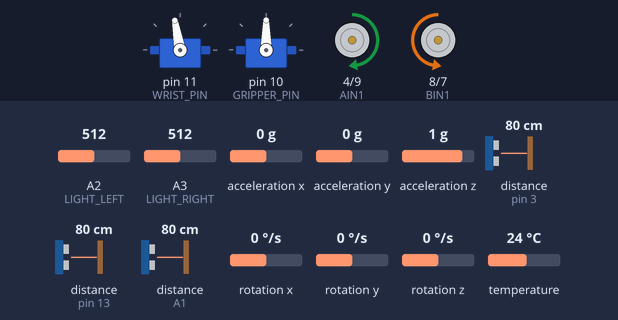
The sketch below on a simulated Arduino Uno, built with avr-gcc and run on an emulated ATmega328P. Parts: 2 × servo, motor-driver pin pairs drawn as motors (green arrow = first pin HIGH = forward, orange = second pin HIGH = backward, longer = more drive, scaled by the enable pin). The inputs (shaded band) are chosen by the test bench; at power-on: distance to the obstacle (sensors on pin 13, pin 3, A1) 80 cm, rotation x 0 °/s, A2 (LIGHT_LEFT) = 512, A3 (LIGHT_RIGHT) = 512, acceleration x 0 g, acceleration y 0 g, acceleration z 1 g, rotation y 0 °/s, rotation z 0 °/s, temperature 24 °C. The echo pulse lasts 58.3 µs per cm; random numbers use the default seed unless the sketch sets one; what the sketch prints to the serial monitor is not drawn.

Above: at 3.2 s.
3.3 s: distance to the obstacle (sensor on pin 13) set to 9 cm
At 3.7 s:
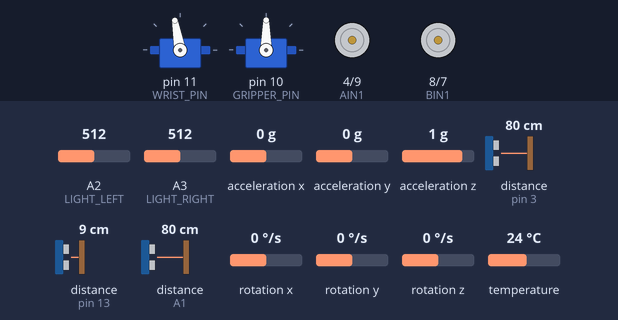
4.8 s: distance to the obstacle (sensor on pin 13) set to 6 cm
At 6.3 s:
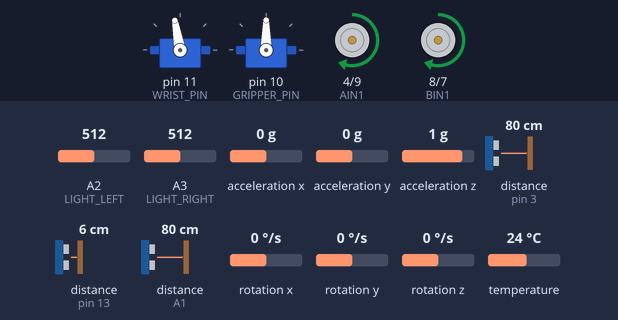
7.8 s: rotation x set to -17 °/s
At 8.26 s:
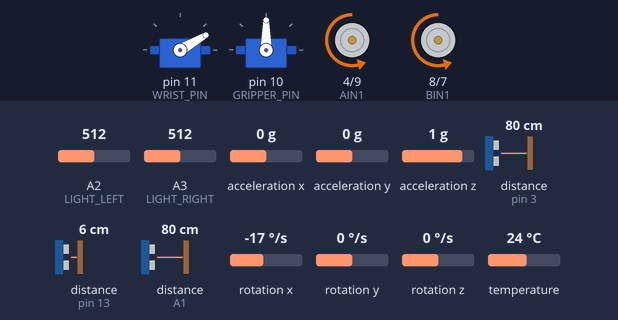
10.8 s: rotation x set to -21 °/s
13.0 s: A2 (LIGHT_LEFT) set to 490
At 13.7 s:
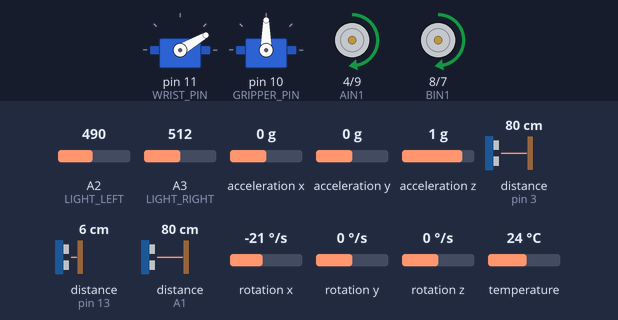
14.5 s: A2 (LIGHT_LEFT) set to 716
Timing chart, 0 to 18.5 s (numbered marks = the images above; inputs shaded):
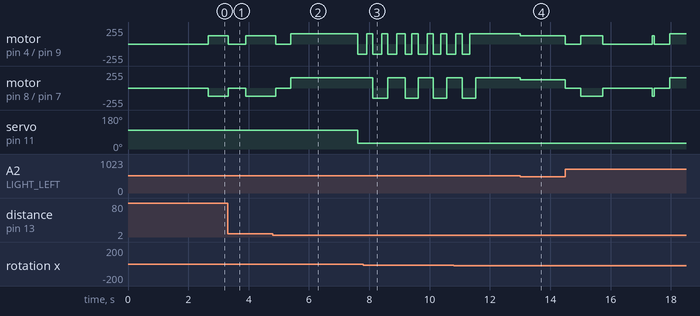

The sketch:

varsity_minibots_demo_code_minimal.ino
```cpp
#include "config.h"
#include "control.h"
#include "drive.h"
#include "imu.h"
#include "sensors.h"

void setup() {
    Serial.begin(
        115200);  // Open serial monitor at 115200 baud to see ping results.

    pinMode(AIN1, OUTPUT);
    pinMode(AIN2, OUTPUT);
    pinMode(APWM, OUTPUT);

    pinMode(BIN1, OUTPUT);
    pinMode(BIN2, OUTPUT);
    pinMode(BPWM, OUTPUT);

    pinMode(LIGHT_LEFT, INPUT);
    pinMode(LIGHT_RIGHT, INPUT);

    pinMode(WRIST_PIN, OUTPUT);
    pinMode(GRIPPER_PIN, OUTPUT);

    Serial.println("Finding Sensor");
    if (!mpu.begin()) {
        Serial.println("Failed to find MPU6050 chip");
        while (1) {
            delay(10);
        }
    }
    Serial.println("Sensor Found!!");
    delay(1000);
    resetIMU();

    gripperSetPosition();
}

void loop() {
    while (readRightUS()<20 && readLeftUS()<20) {
        Serial.println("Following line ");
        bool detectedBall = followLine();
        fixGettingStuck();
        if(detectedBall){
          Serial.println("Ball!");
          moveL(40,FWD);
          moveR(40,FWD);
          delay(300);//TUNE AT COMPETITION
          stopMotors();
          delay(500);


          grabBall();
          delay(500);
        }
    }
    Serial.println("step 1");
    stopMotors();
    delay(500);

    handleIntersection();


}
```

control.cpp
```cpp
#include "control.h"

#include "config.h"
#include "drive.h"
#include "sensors.h"
#include "imu.h"

bool fixGettingStuck(){
  pollIMU();

    Serial.print("Last movement: ");
    Serial.println(getLastTimeOfMovement());
  if(getLastTimeOfMovement()>5000000){
    Serial.println("STUCK");
    Serial.println("STUCK");
    Serial.println("STUCK");
    Serial.println("STUCK");
    stopMotors();

    wrist.attach(WRIST_PIN);
    wrist.write(30);
    wrist.detach();

    moveL(60,REV);
    moveR(60,REV);
    delay(300);
    stopMotors();
    moveL(60,REV);
    moveR(60,FWD);
    delay(200 + rand()%100);
    stopMotors();
    moveL(60,FWD);
    moveR(60,REV);
    delay(200 + rand()%100);
    stopMotors();
    moveL(60,FWD);
    moveR(60,FWD);
    delay(200);
    stopMotors();
    return true;
  }
  return false;
}

bool followLine() {
    float baseSpeed = 50;
    float leftMotorSpeed = baseSpeed;
    float rightMotorSpeed = baseSpeed;
    float turnAmount = 23;

    bool leftLight = readLeftLight();
    bool rightLight = readRightLight();

    if (leftLight == 1 && rightLight == 0) {
        leftMotorSpeed += turnAmount;
        rightMotorSpeed -= turnAmount;
    }
    if (leftLight == 0 && rightLight == 1) {
        rightMotorSpeed += turnAmount;
        leftMotorSpeed -= turnAmount;
    }
    moveL(leftMotorSpeed, FWD);
    moveR(rightMotorSpeed, FWD);

    return leftLight==0 && rightLight==0;
}

// INTERSECTIONS
// =============

void followLineCarefullyUntilIntersection() {
    // Forward (depending on US) until intersection touched
    for (;;) {
        while (!readLeftLight() && !readRightLight()) {
            moveL(30, FWD);
            moveR(30, FWD);
            delay(10);
        }
        stopMotors();
        // Try correction
        const int MAX_TURN_TRIES = 5;
        int turnTries = 0;
        if (readLeftLight()) {
            for (; turnTries < MAX_TURN_TRIES; turnTries++) {
                turnDegreesLeft(1);
                if (!readLeftLight()) break;
            }
        } else {
            for (; turnTries < MAX_TURN_TRIES; turnTries++) {
                turnDegreesRight(1);
                if (!readRightLight()) break;
            }
        }

        // If correction fails, we arrived at interesction
        if (turnTries == MAX_TURN_TRIES) {
            break;
        }
    }
}

bool detectIntersection(){
  return (readLeftUS() > GRID_DIST) || (readRightUS() > GRID_DIST);
  //Serial.println(readFrontUS());
  //delay(100);
  //return(readFrontUS()<18);
}

void handleIntersection() {
    Serial.println("step 2");

    while (readFrontUS()>17) {
        fixGettingStuck();
        Serial.println(readFrontUS());
        followLine();
    }
    Serial.println("In intersection");
    stopMotors();
    delay(500);

    bool openLeft = readLeftUS()>10;


    Serial.println("step 4");
    moveUntilWall(8);
    stopMotors();
    delay(500);

    if(openLeft)
      turnLeftUntilLine();
    else
      turnRightUntilLine();

    delay(500);

    for(int i = 0; i<300; i++){
      followLine();
    }
    stopMotors();
    delay(500);
}

void grabBall(){
    stopMotors();
    Serial.println("Ball 1");
    gripperGrasp();
    Serial.println("Ball 2");
    turnDegreesLeft(120);
    Serial.println("Ball 3");
    delay(500);
    turnLeftUntilLine();
    Serial.println("Ball 4");
    delay(500);


    wrist.attach(WRIST_PIN);
    wrist.write(30);
    delay(1000);

    wrist.detach();
    Serial.println("Ball 5followLine");
}

void turnLeftUntilLine(){
    while(readLeftLight() == 1){
        fixGettingStuck();
      moveL(60,REV);
      moveR(60,FWD);
    }
    while(readLeftLight() == 0){
        fixGettingStuck();
      moveL(50,REV);
      moveR(50,FWD);
    }
    stopMotors();
}


void turnRightUntilLine(){
    while(readRightLight() == 1){
        fixGettingStuck();
      moveL(60,FWD);
      moveR(60,REV);
    }
    while(readRightLight() == 0){
        fixGettingStuck();
      moveL(50,FWD);
      moveR(50,REV);
    }
    stopMotors();
}


// DEPRECATED
// ==========

void driveInCorridorUntilIntersection() {
    double distToLeft = readLeftUS();
    double distToRight = readRightUS();

    while (max(distToLeft, distToRight) < WALL_DIST) {
        float baseSpeed = 40;
        float turnAmount = 30;
        float leftMotorSpeed =
            (distToRight / (distToRight + distToLeft)) * turnAmount + baseSpeed;
        float rightMotorSpeed =
            (distToLeft / (distToRight + distToLeft)) * turnAmount + baseSpeed;

        moveL(leftMotorSpeed, FWD);
        moveR(rightMotorSpeed, FWD);

        distToLeft = readLeftUS();
        distToRight = readRightUS();
    }
}
```

control.h
```cpp
#include "config.h"
bool followLine();
void driveInCorridorUntilIntersection();
void handleIntersection();
void followLineCarefullyUntilIntersection();
bool detectIntersection();
void grabBall();
void turnLeftUntilLine();
void turnRightUntilLine();
bool fixGettingStuck();
```

drive.cpp
```cpp
#include "drive.h"

#include <Adafruit_Sensor.h>
#include <Arduino.h>
#include <Wire.h>

#include "imu.h"
#include "sensors.h"
#include "control.h"

Servo wrist;
Servo gripper;

// Move the right motor (values depend on the specific wiring configuration)
void moveR(float power, bool dir) {
    power *= RIGHT_RATIO;
    if (power > 100) {
        power = 100;
    } else if (power < 0) {
        power = 0;
    }
    int pwm = int(255 * power / 100);

    if (pwm == 0) {
        digitalWrite(AIN1, LOW);
        digitalWrite(AIN2, LOW);
    } else {
        if (dir == 0) {
            digitalWrite(AIN1, LOW);
            digitalWrite(AIN2, HIGH);
        } else {
            digitalWrite(AIN1, HIGH);
            digitalWrite(AIN2, LOW);
        }
    }
    analogWrite(APWM, pwm);
}

// Move the left motor (values depend on the specific wiring configuration)
void moveL(float power, bool dir) {
    power *= LEFT_RATIO;
    if (power > 100) {
        power = 100;
    } else if (power < 0) {
        power = 0;
    }
    int pwm = int(255 * power / 100);

    if (pwm == 0) {
        digitalWrite(BIN1, LOW);
        digitalWrite(BIN2, LOW);
    } else {
        if (dir == 1) {
            digitalWrite(BIN1, LOW);
            digitalWrite(BIN2, HIGH);
        } else {
            digitalWrite(BIN1, HIGH);
            digitalWrite(BIN2, LOW);
        }
    }
    analogWrite(BPWM, pwm);
}

// Stop the motors all together
void stopMotors() {
    moveL(0, FWD);
    moveR(0, FWD);
}

void driveForDuration(int motorSpeed, int duration) {
    moveL(motorSpeed, FWD);
    moveR(motorSpeed, FWD);
    delay(duration);

    stopMotors();
}

// Base position of the gripper (close gripper and move it upwards)
void gripperSetPosition() {
    wrist.attach(WRIST_PIN);
    gripper.attach(GRIPPER_PIN);
    wrist.write(100);
    gripper.write(90);
    delay(1000);

    wrist.detach();
    gripper.detach();
}

// Close the gripper and move it up
void gripperGrasp() {
    wrist.attach(WRIST_PIN);
    gripper.attach(GRIPPER_PIN);

    gripper.write(190);
    delay(500);
    wrist.write(70);
    delay(500);

    wrist.detach();
    gripper.detach();
}

// Turn left(counterclockwise when viewed from above) using a proportional
// control on the gyro sensor readings
void turnDegreesLeft(float targetAngle) {
    resetIMU();
    float basePWM = 50;
    float kp = 0.35;
    unsigned long prevtime = micros();
    while (true) {
        if(fixGettingStuck()){
          return;
        }
        pollIMU();
        float angle = getAngle();
        float error = targetAngle - angle;
        float motorPWM = basePWM + error * kp;
        moveR(motorPWM, FWD);
        moveL(motorPWM, REV);
        if (abs(error) < 3) {
            break;
        }
    }
    stopMotors();
}

void turnDegreesRight(float targetAngle) {
    resetIMU();
    float basePWM = 40;
    float kp = 0.4;
    unsigned long prevtime = micros();
    while (true) {
        fixGettingStuck();
        pollIMU();
        float angle = -getAngle();
        float error = targetAngle - angle;
        float motorPWM = basePWM + error * kp;
        moveR(motorPWM, REV);
        moveL(motorPWM, FWD);
        if (abs(error) < 3) {
            break;
        }
    }
    stopMotors();
}

void moveForwardFor(float distance) {
    resetIMU();
    float basePWM = 50;
    float angleFactor = 5;
    while (getDistance() < distance) {
        sensors_event_t a, g, temp;
        mpu.getEvent(&a, &g, &temp);
        pollIMU();
        float motorPWM = getAngle();
        moveR(abs(basePWM - motorPWM), FWD);
        moveL(abs(basePWM + motorPWM), FWD);
    }
    stopMotors();
}

void moveUntilWall(float distance) {
    resetIMU();
    float basePWM = 50;
    float angleFactor = 5;
    int closeReadings = 0;
    while (closeReadings<5) {
        fixGettingStuck();
        float d = readFrontUS();
        Serial.println(d);
        if(d<distance){
          closeReadings++;
        } else{
          closeReadings = 0;
        }
        sensors_event_t a, g, temp;
        mpu.getEvent(&a, &g, &temp);
        pollIMU();
        float motorPWM = getAngle();
        moveR(abs(basePWM - motorPWM), FWD);
        moveL(abs(basePWM + motorPWM), FWD);
    }
    stopMotors();
}
```

drive.h
```cpp
#include "config.h"
#include <Servo.h>

extern Servo wrist;
extern Servo gripper;

// Move the right motor (values depend on the specific wiring configuration)
void moveR(float power, bool dir);
// Move the left motor (values depend on the specific wiring configuration)
void moveL(float power, bool dir);

// Stop the motors all together
void stopMotors();

void driveForDuration(int motorSpeed, int duration);

// Base position of the gripper (close gripper and move it upwards)
void gripperSetPosition();
// Move the gripper down and open it to grasp the ping pong ball
void gripperOpenPosition();
// Close the gripper and move it up
void gripperGrasp();

// Turn left(counterclockwise when viewed from above) using a proportional control on the gyro sensor readings
void turnDegreesLeft(float targetAngle);
void turnDegreesRight(float targetAngle);
// Follow the right hand side of the wall using a proportional/derivative controller.
void followRightWall(float frontDistanceCutoff);

// Smash into the wall and then move back a little bit for the 90 degree turn
void adjustWithWall();

void moveForward();
void moveUntilWall(float distance);
```

imu.cpp
```cpp
#include <Adafruit_Sensor.h>
#include <Arduino.h>
#include <Wire.h>

#include "sensors.h"

unsigned long prevtime;
float angle = 0;
float distance = 0;
float velocity = 0;
sensors_event_t a, g, temp;
float angleTuningFactor = 0.000605;
float accelTuningFactor = 0.03;
long lastTimeOfMovement = 0;


void resetIMU() {
    prevtime = micros();
    angle = 0;
    distance = 0;
    velocity = 0;
}

long getLastTimeOfMovement(){
  return (long)micros()-lastTimeOfMovement;
}

void pollIMU() {
    if(lastTimeOfMovement==0){
      lastTimeOfMovement = micros();
    }
    mpu.getEvent(&a, &g, &temp);
    unsigned long curtime = micros();
    float delta = curtime - prevtime;
    prevtime = curtime;

    float angleAdjustment = delta / 1000000.0 / PI * 180.0;
    angle += (g.gyro.z + angleTuningFactor) * angleAdjustment;

    float accel = g.acceleration.x + accelTuningFactor;
    velocity += (delta / 1000000.0) * accel;
    distance += (delta / 1000000.0) * velocity;

    Serial.print("accel: ");
    float a = g.acceleration.x*g.acceleration.x+g.acceleration.y*g.acceleration.y+g.acceleration.z*g.acceleration.z;
    Serial.println(a);
    if(a > 0.1){
      Serial.println("reset!");
      lastTimeOfMovement = curtime;
    }
    Serial.println(getLastTimeOfMovement());
}

float getAngle() { return angle; }

float getDistance() { return distance; }
```

imu.h
```cpp
#include "config.h"

void resetIMU();
float pollIMU();
float getAngle(); // positive -- anticlockwise
float getDistance();
long getLastTimeOfMovement();
```

sensors.cpp
```cpp
#include "sensors.h"

#include <Arduino.h>

UltraSonicDistanceSensor US_left(US_LEFT_TRIGGER, US_LEFT_ECHO);
UltraSonicDistanceSensor US_right(US_RIGHT_TRIGGER, US_RIGHT_ECHO);
UltraSonicDistanceSensor US_front(US_FRONT_TRIGGER, US_FRONT_ECHO);

Adafruit_MPU6050 mpu;

double readUS(UltraSonicDistanceSensor &US) {
    double total = 0.0;
    int numReadings = 0;
    while (numReadings < US_NUM_READINGS) {
        double val = US.measureDistanceCm();
        if (300 > val && val > 0) {
            numReadings++;
            total += val;
        }
    }
    if (numReadings == 0) {
        return INF;
    } else {
        return total / numReadings;
    }
}

double readLeftUS() { return readUS(US_left); }

double readFrontUS() { return readUS(US_front); }

double readRightUS() { return readUS(US_right); }

bool readLeftLight() {
  float v = analogRead(LIGHT_LEFT);
  Serial.print("Left: ");
  Serial.println(v);
  return v > 500;
 }

bool readRightLight() {
  float v = analogRead(LIGHT_RIGHT);
  Serial.print("Right: ");
  Serial.println(v);
  return v > 500;
 }
```

sensors.h
```cpp
#include <HCSR04.h>
#include <Adafruit_MPU6050.h>
#include "config.h"

extern UltraSonicDistanceSensor US_left;
extern UltraSonicDistanceSensor US_right;
extern UltraSonicDistanceSensor US_front;

extern Adafruit_MPU6050 mpu;

// Function to read values of the LEFT ultrasonic sensor
double readLeftUS();
// Function to read values of the RIGHT ultrasonic sensor
double readRightUS();
// Function to read values of the FRONT ultrasonic sensor
double readFrontUS();

// Function to read values of the LEFT light sensor
// Output true/false if it finds the line or not (can tuen on the sensor it self)
bool readLeftLight();
// Function to read values of the RIGHT light sensor
// Output true/false if it finds the line or not (can tuen on the sensor it self)
bool readRightLight();

// Quick print function to see if all the ultrasonic sensors are funcitonal
void displayUS();
// Quick print function to see if all the light sensors are funcitonal
void displayLight();
```

config.h
```cpp
/*
 *  PINS
 */

//Motors

// Right motor
#define AIN1 4
#define AIN2 9
#define APWM 5

// Left motor
#define BIN1 8
#define BIN2 7
#define BPWM 6

// Line / table sensors

#define LIGHT_LEFT A2
#define LIGHT_RIGHT A3

// Servos

#define WRIST_PIN 11
#define GRIPPER_PIN 10

// Ultrasonic sensors

#define US_LEFT_TRIGGER A0
#define US_LEFT_ECHO A1

#define US_RIGHT_TRIGGER 2
#define US_RIGHT_ECHO 3

#define US_FRONT_TRIGGER 12
#define US_FRONT_ECHO 13

/*
 *  config parameters
 */

// drive settings

#define FWD 1
#define REV 0
//#define LEFT_RATIO 0.85
//#define RIGHT_RATIO 1.15
#define LEFT_RATIO 1
#define RIGHT_RATIO 1

// ultrasonic settings

#define US_NUM_READINGS 10
#define INF 1e9
#define WALL_DIST 15
#define GRID_DIST 30
```

Measured:
- the behaviour switches between 8 and 7 cm on distance to the obstacle (sensor on pin 13) (found by bisection; images 1 and 2)
- after the input at 3.3 s, motor on pin 4 (AIN1) / pin 9 (AIN2): forward 127/255 → stopped at once, → forward 127/255 0.57 s later; motor on pin 8 (BIN1) / pin 7 (BIN2): backward 127/255 → stopped at once, → backward 127/255 0.57 s later
- after the input at 13.0 s, motor on pin 4 (AIN1) / pin 9 (AIN2), motor on pin 8 (BIN1) / pin 7 (BIN2): forward 153/255 → forward 127/255 at once
